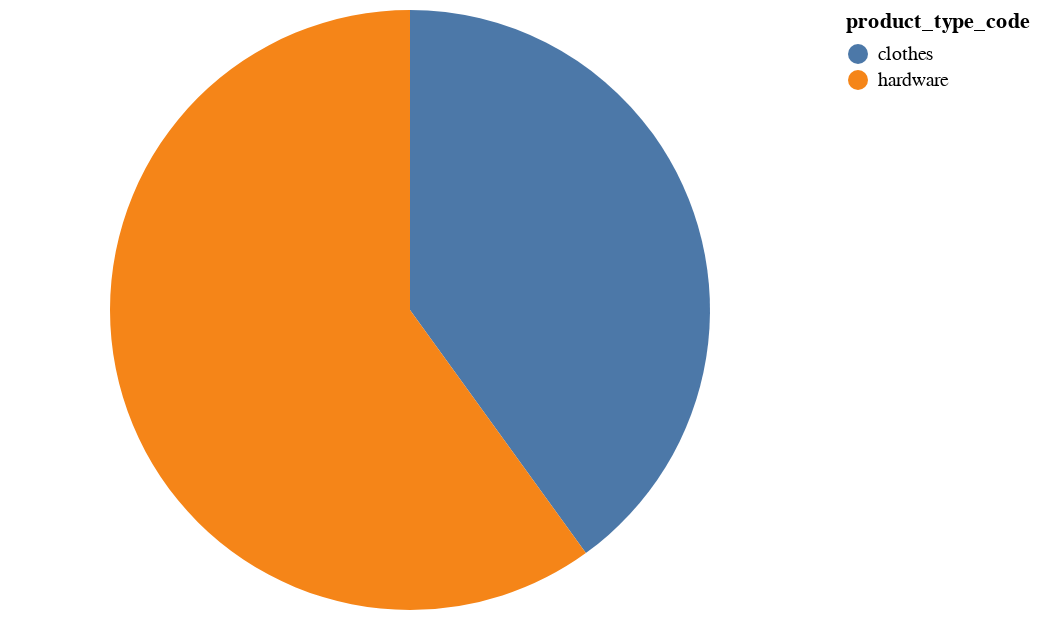

Notebook code for this chart:
### Code cell
compare_vega_zero_parsers(**RESOLVED_BUG_EXAMPLES[0])

### Figure 1 — Vega-Lite specification as saved in the notebook (floating-point values rounded to 4 significant figures)
{"config": {"view": {"continuousWidth": 400, "continuousHeight": 300}}, "data": {"name": "data-c4299b2421c21c132a79bb046a9fdba1"}, "mark": "arc", "encoding": {"color": {"field": "product_type_code", "type": "nominal"}, "order": {"field": "value", "sort": "ascending", "type": "quantitative"}, "theta": {"aggregate": "min", "field": "product_price", "type": "quantitative"}}, "$schema": "https://vega.github.io/schema/vega-lite/v4.17.0.json", "datasets": {"data-c4299b2421c21c132a79bb046a9fdba1": [{"product_id": 1, "product_type_code": "clothes", "product_name": "red jeans", "product_price": 734.7}, {"product_id": 2, "product_type_code": "clothes", "product_name": "yellow jeans", "product_price": 687.2}, {"product_id": 3, "product_type_code": "clothes", "product_name": "black jeans", "product_price": 695.2}, {"product_id": 4, "product_type_code": "clothes", "product_name": "blue jeans", "product_price": 939.6}, {"product_id": 5, "product_type_code": "clothes", "product_name": "red jeans", "product_price": 534.5}, {"product_id": 6, "product_type_code": "clothes", "product_name": "red topping", "product_price": 408.8}, {"product_id": 7, "product_type_code": "clothes", "product_name": "black topping", "product_price": 916.5}, {"product_id": 8, "product_type_code": "clothes", "product_name": "yellow topping", "product_price": 918.4}, {"product_id": 9, "product_type_code": "clothes", "product_name": "blue topping", "product_price": 604.9}, {"product_id": 10, "product_type_code": "hardware", "product_name": "monitor", "product_price": 813.8}, {"product_id": 11, "product_type_code": "hardware", "product_name": "mouse", "product_price": 803.7}, {"product_id": 12, "product_type_code": "hardware", "product_name": "drive", "product_price": 945.0}, {"product_id": 13, "product_type_code": "hardware", "product_name": "keyboard", "product_price": 629.9}, {"product_id": 14, "product_type_code": "hardware", "product_name": "speaker", "product_price": 612.5}, {"product_id": 15, "product_type_code": "hardware", "product_name": "mic", "product_price": 971.4}]}}
